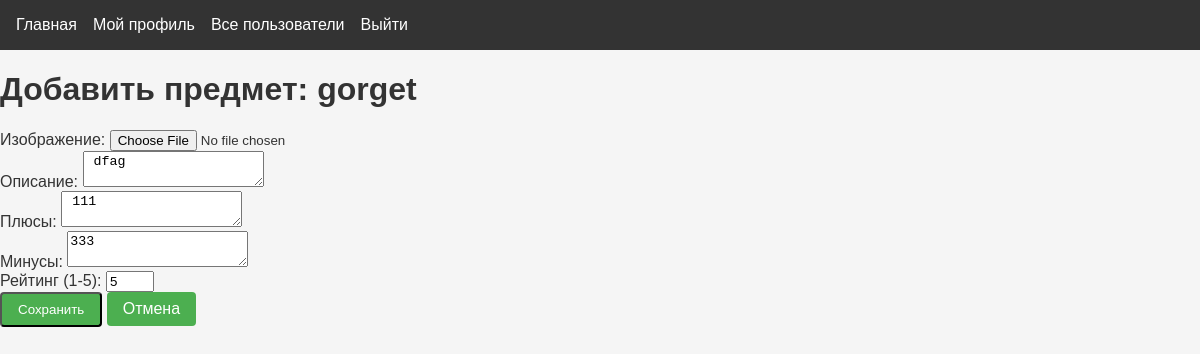
The page /upload/gorget (signed in) on the database as committed earlier.
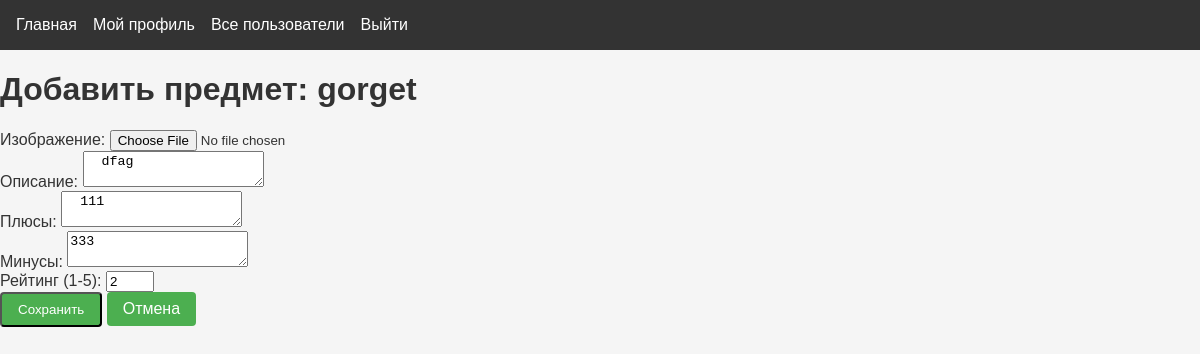
The same page on the database as committed later.
### app.py (models this page shows)
class InventoryItem(db.Model):
    id = db.Column(db.Integer, primary_key=True)
    user_id = db.Column(db.Integer, db.ForeignKey("user.id"), nullable=False)
    item_type = db.Column(db.String(20), nullable=False)
    image_path = db.Column(db.String(255))
    description = db.Column(db.Text)
    pros = db.Column(db.Text)
    cons = db.Column(db.Text)
    rating = db.Column(db.Integer)

### app.py (the view, shortened to what this page needs)
@app.route("/upload/<item_type>", methods=["GET", "POST"])
@login_required
def upload(item_type):
    print("start item type\n")
    items = InventoryItem.query.filter_by(user_id=current_user.id).all()
    print("current_user = ", current_user.id)
    inventory = {
        "gorget": next((i for i in items if i.item_type == "gorget"), None),
        "lokti": next((i for i in items if i.item_type == "lokti"), None),
        "bag": next((i for i in items if i.item_type == "bag"), None),
        "namasnik": next((i for i in items if i.item_type == "namasnik"), None),
        "head": next((i for i in items if i.item_type == "head"), None),
        "naplech": next((i for i in items if i.item_type == "naplech"), None),
        "sword1": next((i for i in items if i.item_type == "sword1"), None),
        "sword2": next((i for i in items if i.item_type == "sword2"), None),
        "sword3": next((i for i in items if i.item_type == "sword3"), None),
        "sht": next((i for i in items if i.item_type == "sht"), None),
        "torso": next((i for i in items if i.item_type == "torso"), None),
        "ng": next((i for i in items if i.item_type == "ng"), None),
        "brass": next((i for i in items if i.item_type == "brass"), None),
        "gloves": next((i for i in items if i.item_type == "gloves"), None),
        "pants": next((i for i in items if i.item_type == "pants"), None),
        "shoes": next((i for i in items if i.item_type == "shoes"), None),
    }
    print(inventory)
    return render_template("upload.html", item_type=item_type, inventory=inventory)

### app.py (called while the page is built)
@login_manager.user_loader
def load_user(user_id):
    return User.query.get(int(user_id))

### templates/upload.html (shortened to what this page needs)
{% extends "base.html" %}
{% block content %}
<div class="upload-container">
    <h1>Добавить предмет: {{ item_type }} </h1>
    <form method="POST" enctype="multipart/form-data">
        <div class="form-group">
            <label for="image">Изображение:</label>
            <input type="file" id="image" name="image" accept="image/*" required>
        </div>
        <div class="form-group">
            <label for="description">Описание:</label>
            <textarea id="description" name="description"equired> {{inventory[item_type].description}} </textarea>
        </div>
        <div class="form-group">
            <label for="pros">Плюсы:</label>
            <textarea id="pros" name="pros" required> {{inventory[item_type].pros}}</textarea>
        </div>
        <div class="form-group">
            <label for="cons">Минусы:</label>
            <textarea id="cons" name="cons" required>{{inventory[item_type].cons}}</textarea>
        </div>
        <div class="form-group">
            <label for="rating">Рейтинг (1-5):</label>
            <input type="number" id="rating" name="rating" value={{inventory[item_type].rating}} min="1" max="5" required>
        </div>
        <button type="submit" class="btn">Сохранить</button>
        <a href="{{ url_for('my_profile') }}" class="btn cancel">Отмена</a>
    </form>
</div>
{% endblock %}

### templates/base.html (shortened to what this page needs)
<!DOCTYPE html>
<html lang="ru">
<head>
    <link rel="stylesheet" href="{{ url_for('static', filename='css/style.css') }}">
</head>
<body>
    <header>
        <nav>
            <a href="{{ url_for('index') }}">Главная</a>
            {% if current_user.is_authenticated %}
                <a href="{{ url_for('my_profile') }}">Мой профиль</a>
                 <a href="{{ url_for('user_list') }}">Все пользователи</a>
                <a href="{{ url_for('logout') }}">Выйти</a>
            {% else %}
                <a href="{{ url_for('login') }}">Войти</a>
                <a href="{{ url_for('register') }}">Регистрация</a>
            {% endif %}
        </nav>
    </header>
    <main>
        {% block content %}{% endblock %}
    </main>
</body>
</html>

### static/css/style.css (style rules this page uses)
body { font-family: 'Arial', sans-serif; margin: 0; padding: 0; background-color: #f5f5f5; color: #333; }
header { background-color: #333; color: white; padding: 1rem; }
nav { display: flex; gap: 1rem; }
nav a { color: white; text-decoration: none; }
.btn { display: inline-block; padding: 0.5rem 1rem; background-color: #4CAF50; color: white; text-decoration: none; border-radius: 4px; }

Rows that differ between the two databases and show on the page:
changed InventoryItem "gorget": rating "5" → "2"
